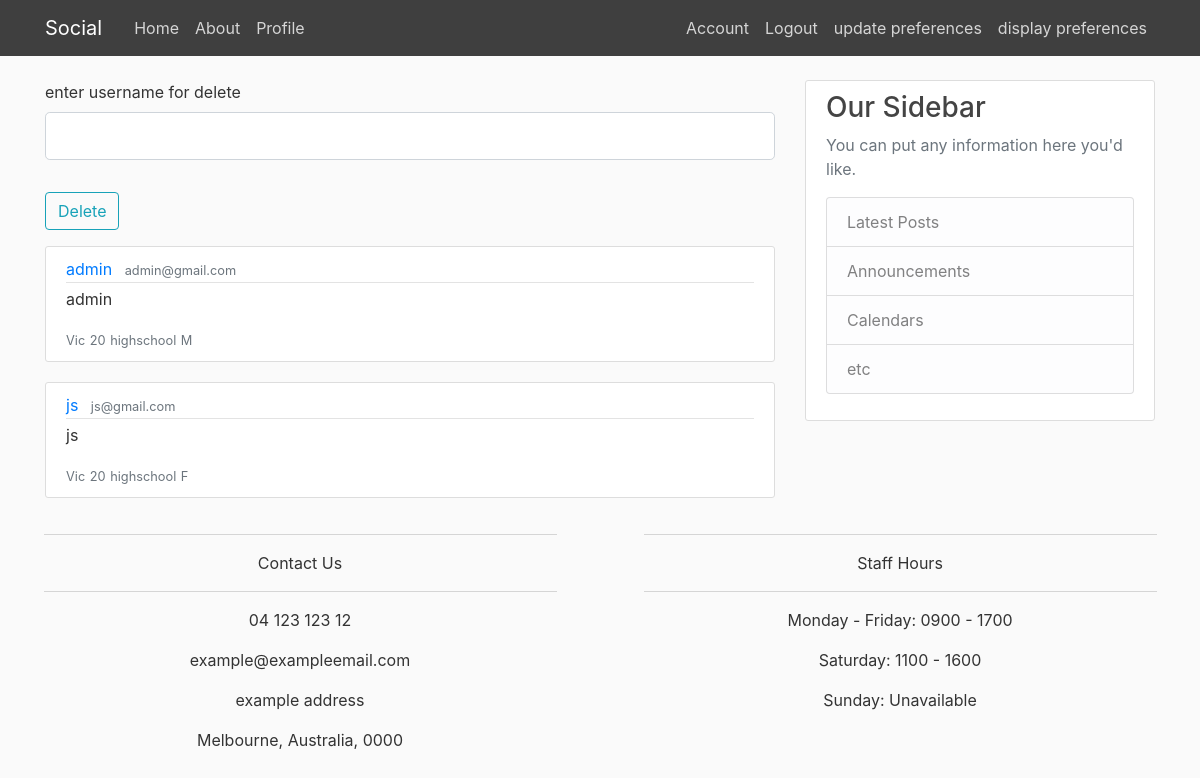
The page /admin (signed in) on the database its author committed.
### app/models.py (models this page shows, shortened)
class User(db.Model, UserMixin):
     id = db.Column(db.Integer, primary_key=True)
     username = db.Column(db.String(20), unique=True,nullable=False)
     email = db.Column(db.String(120), unique=True,nullable=False)
     image_file = db.Column(db.String(20),nullable=False, default='default.jpg')
     password = db.Column(db.String(60), nullable=False)
     state = db.Column(db.String(60))
     age = db.Column(db.Integer)
     gender = db.Column(db.String(8))
     education = db.Column(db.String(60))
     personality = db.Column(db.String(60))
     posts = db.relationship('Post', backref='author', lazy=True)
     preferences = db.relationship('Preferences', backref='pref', lazy=True)

### app/routes.py (the view, shortened to what this page needs)
@app.route("/admin",methods=['GET', 'POST'])
@login_required
def admin():
    posts = User.query.all()
    form= deleteUserForm()
    return render_template('admin.html', title='Admin',posts=posts,form=form)

### app/forms.py
class deleteUserForm(FlaskForm):
      username = StringField('enter username for delete')
      submit = SubmitField('Delete')

### app/models.py (called while the page is built)
@login_manager.user_loader
def load_user(user_id):
    return User.query.get(int(user_id))

### app/templates/admin.html (shortened to what this page needs)
{% extends "layout.html" %}
{% block content %}
    <form method="POST" action="">
	<fieldset class="form-group">
	<div class="form-group">
	 {{ form.username.label(class="form-control-label") }}
	 {{form.username(class="form-control form-control-lg")}}
	 </div>
	 </fieldset>
	 <div class="form-group">
                {{form.submit(class="btn btn-outline-info")}}
             </div>
    </form>
	 {% for post in posts %}
        <article class="media content-section">
          <div class="media-body">
            <div class="article-metadata">
              <a class="mr-2" href="#">{{ post.username }}</a>
              <small class="text-muted">{{ post.email }}</small>
            </div>
            <p class="article-content">{{ post.username }}</p>
            <small class="text-muted">{{post.state}}</small>
            <small class="text-muted">{{post.age}}</small>
            <small class="text-muted">{{post.education}}</small>
			<small class="text-muted">{{post.gender}}</small>
          </div>
        </article>
    {% endfor %}
{% endblock content %}

### app/static/css/main.css (style rules this page uses)
body { background: #fafafa; color: #333333; margin-top: 5rem; }
.content-section { background: #ffffff; padding: 10px 20px; border: 1px solid #dddddd; border-radius: 3px; margin-bottom: 20px; }
.article-content { white-space: pre-line; }
.article-metadata { padding-bottom: 1px; margin-bottom: 4px; border-bottom: 1px solid #e3e3e3 }

### rows shown on the page
User: username "admin", email "admin@gmail.com", state "Vic", age "20", education "highschool", gender "M"
User: username "js", email "js@gmail.com", state "Vic", age "20", education "highschool", gender "F"
